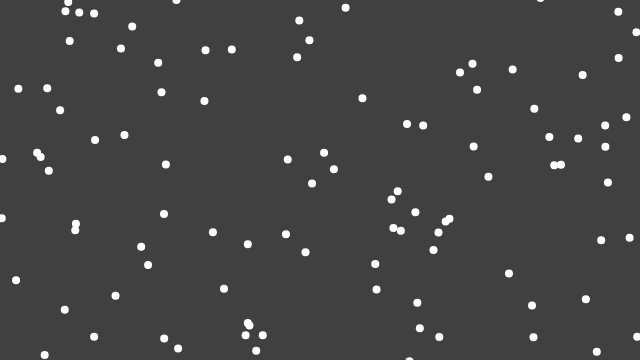
Frame 1 (no input)
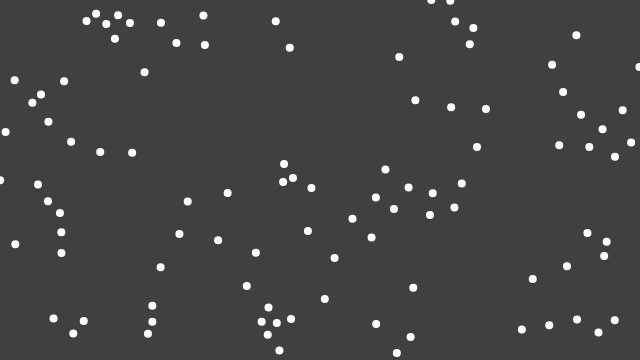
Frame 60 (no input)
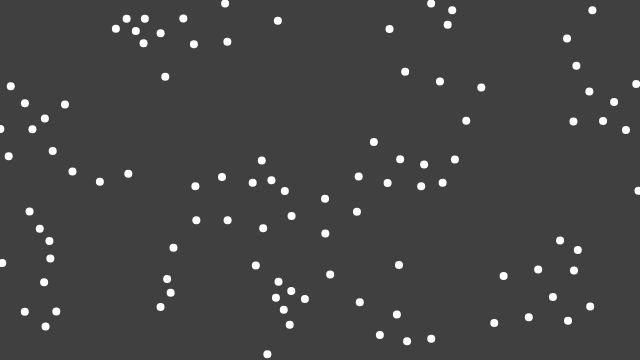
Frame 120 (the mouse pressed at the canvas centre since frame 60)

The p5.js sketch that drew these frames (run headless with seeded random() and noise() and a simulated clock; from frame 60 on, the mouse is pressed at the canvas centre):

// p5.js sketch
// ── sketch.js
/**
 * sketch.js - containing 'setup' and 'draw' funtions for
 *              p5.js along with other bootstraping variables
 */

const boids = [];
const numberOfBoids = 100;

let separationSlider, alignmentSlider, cohesionSlider;

function setup() {
    createCanvas(640, 360);
    separationSlider = createSlider(0, 1, 0.1, 0.1);
    alignmentSlider = createSlider(0, 1, 0.1, 0.1);
    cohesionSlider = createSlider(0, 1, 0.1, 0.1);
    for (let i = 0; i < numberOfBoids; i++) { boids.push(new Boid()); }
}

function draw() {
    background(64);
    for (let boid of boids) {
        boid.edges();
        boid.flock(boids);
        boid.update();
        boid.show();
    }
}

// ── boid.js
/**
 * boid.js - contains 'Boid' class definition
 */

class Boid {

    constructor() {
        this.minSpeed = 2.0;
        this.maxSpeed = 4.0;
        this.maxForce = 1.0;
        this.position = createVector(random(width), random(height));
        this.velocity = p5.Vector.random2D();
        this.velocity.setMag(random(this.minSpeed, this.maxSpeed));
        this.acceleration = createVector(0, 0);
    }

    edges() {
        if (this.position.x > width) this.position.x = 0;
        else if (this.position.x < 0) this.position.x = width;
        if (this.position.y > height) this.position.y = 0;
        else if (this.position.y < 0) this.position.y = height;
    }

    flock(boids) {
        const separationSteering = this._separation(boids);
        separationSteering.mult(separationSlider.value());
        this.acceleration.add(separationSteering);
        
        const alignmentSteering = this._alignment(boids);
        alignmentSteering.mult(alignmentSlider.value());
        this.acceleration.add(alignmentSteering);

        const cohesionSteering = this._cohesion(boids);
        cohesionSteering.mult(cohesionSlider.value());
        this.acceleration.add(cohesionSteering);
    }

    update() {
        this.position.add(this.velocity);
        this.velocity.add(this.acceleration);
        this.velocity.limit(this.maxSpeed);
        this.acceleration.mult(0);
    }

    show() {
        strokeWeight(8);
        stroke(255);
        point(this.position.x, this.position.y);
    }

    _separation(boids) {
        const perceptionRadius = 50;
        const steering = createVector(0, 0);
        let count = 0;
        for (let boid of boids) {
            const distance = dist(this.position.x, this.position.y, boid.position.x, boid.position.y);
            if (boid != this && distance < perceptionRadius) {
                let difference = p5.Vector.sub(this.position, boid.position);
                difference.div(distance * distance);
                steering.add(difference);
                count++;
            }
        }
        if (count > 0) {
            steering.div(count);
            steering.setMag(this.maxVelocity);
            steering.sub(this.velocity);
            steering.limit(this.maxForce);
        }
        return steering;
    }

    _alignment(boids) {
        const perceptionRadius = 50;
        const steering = createVector(0, 0);
        let count = 0;
        for (let boid of boids) {
            const distance = dist(this.position.x, this.position.y, boid.position.x, boid.position.y);
            if (boid != this && distance < perceptionRadius) {
                steering.add(boid.velocity);
                count++;
            }
        }
        if (count > 0) {
            steering.div(count);
            steering.setMag(this.maxVelocity);
            steering.sub(this.velocity);
            steering.limit(this.maxForce);
        }
        return steering;
    }

    _cohesion(boids) {
        const perceptionRadius = 50;
        const steering = createVector(0, 0);
        let count = 0;
        for (let boid of boids) {
            const distance = dist(this.position.x, this.position.y, boid.position.x, boid.position.y);
            if (boid != this && distance < perceptionRadius) {
                steering.add(boid.position);
                count++;
            }
        }
        if (count > 0) {
            steering.div(count);
            steering.sub(this.position);
            steering.setMag(this.maxVelocity);
            steering.sub(this.velocity);
            steering.limit(this.maxForce);
        }
        return steering;
    }

}
